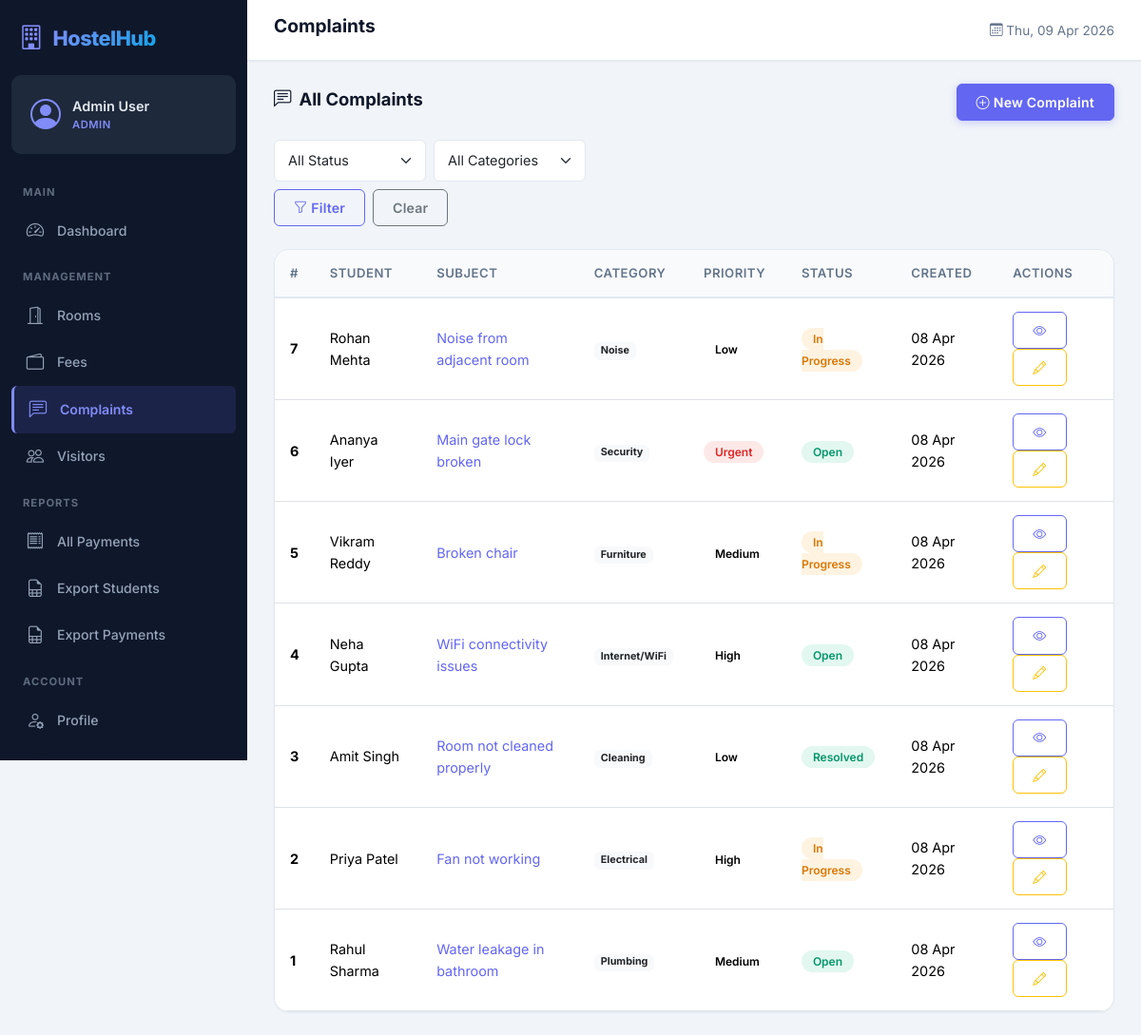
/complaints/ (signed in), run on the app's committed database.
### apps/accounts/models.py (models this page shows, shortened)
class CustomUser(AbstractUser):
    ROLE_CHOICES = [
        ('student', 'Student'),
        ('admin', 'Admin'),
        ('warden', 'Warden'),
    ]
    role = models.CharField(max_length=10, choices=ROLE_CHOICES, default='student')
    phone = models.CharField(max_length=15, blank=True)
    parent_phone = models.CharField(max_length=15, blank=True, verbose_name='Parent/Guardian Phone')
    address = models.TextField(blank=True)
    institution = models.CharField(max_length=200, blank=True, verbose_name='College/Institution')
    profile_pic = models.ImageField(upload_to='profile_pics/', blank=True, null=True)
    class Meta:
        verbose_name = 'User'
        verbose_name_plural = 'Users'
    @property
    def is_student(self):
        return self.role == 'student'
    @property
    def is_hostel_admin(self):
        return self.role == 'admin' or self.is_superuser

### apps/complaints/models.py (models this page shows, shortened)
class Complaint(models.Model):
    CATEGORY_CHOICES = [
        ('plumbing', 'Plumbing'),
        ('electrical', 'Electrical'),
        ('cleaning', 'Cleaning'),
        ('furniture', 'Furniture'),
        ('internet', 'Internet/WiFi'),
        ('security', 'Security'),
        ('noise', 'Noise'),
        ('other', 'Other'),
    ]
    STATUS_CHOICES = [
        ('open', 'Open'),
        ('in_progress', 'In Progress'),
        ('resolved', 'Resolved'),
        ('closed', 'Closed'),
    ]
    PRIORITY_CHOICES = [
        ('low', 'Low'),
        ('medium', 'Medium'),
        ('high', 'High'),
        ('urgent', 'Urgent'),
    ]
    student = models.ForeignKey(settings.AUTH_USER_MODEL, on_delete=models.CASCADE, related_name='complaints')
    category = models.CharField(max_length=20, choices=CATEGORY_CHOICES)
    priority = models.CharField(max_length=10, choices=PRIORITY_CHOICES, default='medium')
    subject = models.CharField(max_length=200)
    description = models.TextField()
    status = models.CharField(max_length=15, choices=STATUS_CHOICES, default='open')
    resolution_notes = models.TextField(blank=True)
    assigned_to = models.ForeignKey(
        settings.AUTH_USER_MODEL, on_delete=models.SET_NULL,
        null=True, blank=True, related_name='assigned_complaints'
    )
    created_at = models.DateTimeField(auto_now_add=True)
    updated_at = models.DateTimeField(auto_now=True)
    resolved_at = models.DateTimeField(null=True, blank=True)
    class Meta:
        ordering = ['-created_at']

### apps/complaints/views.py (the view)
# urls.py: path('', views.complaint_list, name='complaint_list'),
@login_required
def complaint_list(request):
    if request.user.is_hostel_admin or request.user.is_warden:
        complaints = Complaint.objects.all().select_related('student')
    else:
        complaints = Complaint.objects.filter(student=request.user)
    status_filter = request.GET.get('status')
    category_filter = request.GET.get('category')
    if status_filter:
        complaints = complaints.filter(status=status_filter)
    if category_filter:
        complaints = complaints.filter(category=category_filter)
    context = {
        'complaints': complaints,
        'selected_status': status_filter,
        'selected_category': category_filter,
    }
    return render(request, 'complaints/complaint_list.html', context)

### templates/complaints/complaint_list.html (shortened to what this page needs)
{% extends 'base.html' %}
{% block page_title %}Complaints{% endblock %}
{% block content %}
<div class="section-header">
    <h2><i class="bi bi-chat-left-text me-2"></i>{% if user.is_hostel_admin or user.is_warden %}All Complaints{% else %}My Complaints{% endif %}</h2>
    <a href="{% url 'complaints:complaint_create' %}" class="btn btn-primary">
        <i class="bi bi-plus-circle me-1"></i>New Complaint
    </a>
</div>
<div class="filter-bar">
    <form method="GET" class="d-flex flex-wrap gap-2">
        <select name="status" class="form-select form-select-sm" style="max-width:160px;">
            <option value="">All Status</option>
        </select>
        <select name="category" class="form-select form-select-sm" style="max-width:160px;">
            <option value="">All Categories</option>
        </select>
        <button class="btn btn-sm btn-outline-primary"><i class="bi bi-funnel me-1"></i>Filter</button>
        <a href="{% url 'complaints:complaint_list' %}" class="btn btn-sm btn-outline-secondary">Clear</a>
    </form>
</div>
{% if complaints %}
<div class="table-container">
    <div class="table-responsive">
        <table class="table">
            <thead>
                <tr>
                    <th>#</th>
                    {% if user.is_hostel_admin or user.is_warden %}<th>Student</th>{% endif %}
                    <th>Subject</th>
                    <th>Category</th>
                    <th>Priority</th>
                    <th>Status</th>
                    <th>Created</th>
                    <th>Actions</th>
                </tr>
            </thead>
            <tbody>
                {% for complaint in complaints %}
                <tr>
                    <td><strong>{{ complaint.pk }}</strong></td>
                    {% if user.is_hostel_admin or user.is_warden %}<td>{{ complaint.student.get_full_name }}</td>{% endif %}
                    <td><a href="{% url 'complaints:complaint_detail' complaint.pk %}">{{ complaint.subject|truncatechars:40 }}</a></td>
                    <td><span class="badge bg-light text-dark">{{ complaint.get_category_display }}</span></td>
                    <td><span class="badge-status badge-{{ complaint.priority }}">{{ complaint.get_priority_display }}</span></td>
                    <td><span class="badge-status badge-{{ complaint.status }}">{{ complaint.get_status_display }}</span></td>
                    <td>{{ complaint.created_at|date:"d M Y" }}</td>
                    <td>
                        <a href="{% url 'complaints:complaint_detail' complaint.pk %}" class="btn btn-sm btn-outline-primary">
                            <i class="bi bi-eye"></i>
                        </a>
                        {% if user.is_hostel_admin or user.is_warden %}
                        <a href="{% url 'complaints:complaint_update' complaint.pk %}" class="btn btn-sm btn-outline-warning">
                            <i class="bi bi-pencil"></i>
                        </a>
                        {% endif %}
                    </td>
                </tr>
                {% endfor %}
            </tbody>
        </table>
    </div>
</div>
{% else %}
<div class="empty-state">
    <i class="bi bi-chat-square d-block"></i>
    <h3>No Complaints</h3>
    <p>{% if user.is_hostel_admin %}No complaints have been submitted yet.{% else %}You haven't submitted any complaints.{% endif %}</p>
</div>
{% endif %}
{% endblock %}

### templates/base.html (shortened to what this page needs)
{% load static %}
<!DOCTYPE html>
<html lang="en" data-bs-theme="light">
<head>
    <link href="https://cdn.jsdelivr.net/npm/bootstrap@5.3.3/dist/css/bootstrap.min.css" rel="stylesheet">
    <link rel="stylesheet" href="https://cdn.jsdelivr.net/npm/bootstrap-icons@1.11.3/font/bootstrap-icons.min.css">
    <link rel="stylesheet" href="{% static 'css/style.css' %}">
</head>
<body>
    {% if user.is_authenticated %}
    <div class="app-wrapper">
        <nav class="sidebar" id="sidebar">
            <div class="sidebar-header">
                <div class="brand">
                    <i class="bi bi-building"></i>
                    <span class="brand-text">HostelHub</span>
                </div>
            </div>
            <div class="sidebar-user">
                <div class="user-avatar">
                    <i class="bi bi-person-circle"></i>
                </div>
                <div class="user-info">
                    <span class="user-name">{{ user.get_full_name|default:user.username }}</span>
                    <span class="user-role badge-role">{{ user.get_role_display }}</span>
                </div>
            </div>
            <ul class="sidebar-nav">
                <li class="nav-section">Main</li>
                <li class="nav-item {% if request.resolver_match.url_name == 'home' %}active{% endif %}">
                    <a href="{% url 'dashboard:home' %}">
                        <i class="bi bi-speedometer2"></i>
                        <span>Dashboard</span>
                    </a>
                </li>
                <li class="nav-section">Management</li>
                <li class="nav-item {% if 'rooms' in request.resolver_match.app_name %}active{% endif %}">
                    <a href="{% url 'rooms:room_list' %}">
                        <i class="bi bi-door-open"></i>
                        <span>Rooms</span>
                    </a>
                </li>
                <li class="nav-item {% if 'fees' in request.resolver_match.app_name %}active{% endif %}">
                    <a href="{% url 'fees:fee_dashboard' %}">
                        <i class="bi bi-wallet2"></i>
                        <span>Fees</span>
                    </a>
                </li>
                <li class="nav-item {% if 'complaints' in request.resolver_match.app_name %}active{% endif %}">
                    <a href="{% url 'complaints:complaint_list' %}">
                        <i class="bi bi-chat-left-text"></i>
                        <span>Complaints</span>
                    </a>
                </li>
                <li class="nav-item {% if 'visitors' in request.resolver_match.app_name %}active{% endif %}">
                    <a href="{% url 'visitors:visitor_list' %}">
                        <i class="bi bi-people"></i>
                        <span>Visitors</span>
                    </a>
                </li>
                {% if user.is_hostel_admin or user.is_warden %}
                <li class="nav-section">Reports</li>
                <li class="nav-item">
                    <a href="{% url 'fees:all_payments' %}">
                        <i class="bi bi-receipt"></i>
                        <span>All Payments</span>
                    </a>
                </li>
                <li class="nav-item">
                    <a href="{% url 'dashboard:export_csv' 'students' %}">
                        <i class="bi bi-file-earmark-spreadsheet"></i>
                        <span>Export Students</span>
                    </a>
                </li>
                <li class="nav-item">
                    <a href="{% url 'dashboard:export_csv' 'payments' %}">
                        <i class="bi bi-file-earmark-spreadsheet"></i>
                        <span>Export Payments</span>
                    </a>
                </li>
                {% endif %}
                <li class="nav-section">Account</li>
                <li class="nav-item {% if request.resolver_match.url_name == 'profile' %}active{% endif %}">
                    <a href="{% url 'accounts:profile' %}">
                        <i class="bi bi-person-gear"></i>
                        <span>Profile</span>
                    </a>
                </li>
                <li class="nav-item">
                    <a href="{% url 'accounts:logout' %}" class="text-danger">
                        <i class="bi bi-box-arrow-left"></i>
                        <span>Logout</span>
                    </a>
                </li>
            </ul>
        </nav>
        <main class="main-content">
            <header class="top-navbar">
                <h1 class="page-title">{% block page_title %}Dashboard{% endblock %}</h1>
                <div class="navbar-actions">
                    <span class="welcome-text d-none d-sm-inline">
                        <i class="bi bi-calendar3"></i>
                        {% now "D, d M Y" %}
                    </span>
                </div>
            </header>
            <div class="content-area">
                {% block content %}{% endblock %}
            </div>
        </main>
    </div>
    {% endif %}
</body>
</html>

### data on the page
CustomUser: get_full_name "Admin User", role "ADMIN"
Complaint: pk "7", student.get_full_name "Rohan Mehta", subject "Noise from adjacent room", category "Noise", priority "Low", status "In Progress", created_at "08 Apr 2026"
Complaint: pk "6", student.get_full_name "Ananya Iyer", subject "Main gate lock broken", category "Security", priority "Urgent", status "Open", created_at "08 Apr 2026"
Complaint: pk "5", student.get_full_name "Vikram Reddy", subject "Broken chair", category "Furniture", priority "Medium", status "In Progress", created_at "08 Apr 2026"
Complaint: pk "4", student.get_full_name "Neha Gupta", subject "WiFi connectivity issues", category "Internet/WiFi", priority "High", status "Open", created_at "08 Apr 2026"
Complaint: pk "3", student.get_full_name "Amit Singh", subject "Room not cleaned properly", category "Cleaning", priority "Low", status "Resolved", created_at "08 Apr 2026"
Complaint: pk "2", student.get_full_name "Priya Patel", subject "Fan not working", category "Electrical", priority "High", status "In Progress", created_at "08 Apr 2026"
Complaint: pk "1", student.get_full_name "Rahul Sharma", subject "Water leakage in bathroom", category "Plumbing", priority "Medium", status "Open", created_at "08 Apr 2026"
